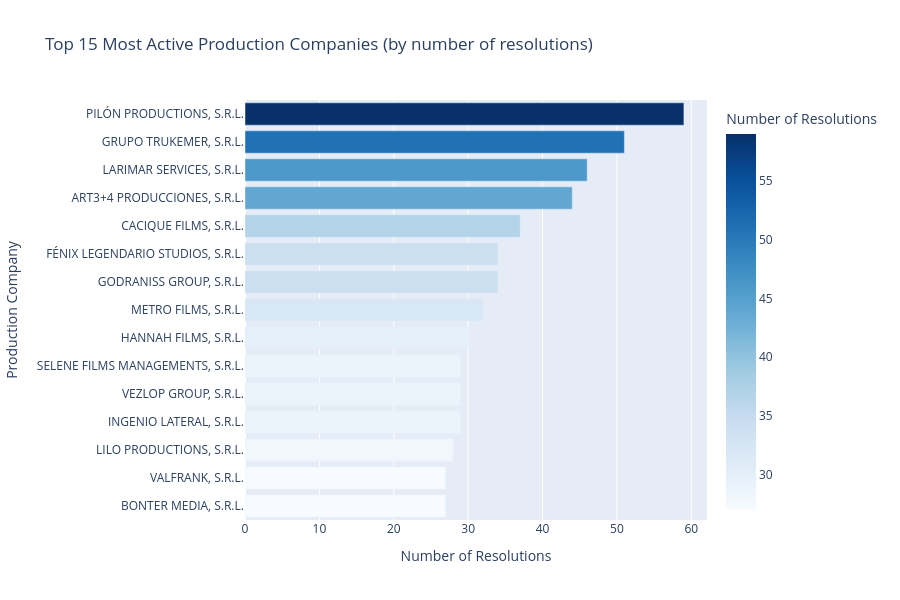

The cell this chart's notebook holds for it:
### Markdown cell above
## 7. Top Production Companies

Identifying the most active production companies in CIPAC resolutions.

### Code cell
# Top 15 production companies by number of resolutions
top_companies = df['local_company'].value_counts().head(15)

fig = px.bar(
    x=top_companies.values,
    y=top_companies.index,
    orientation='h',
    title='Top 15 Most Active Production Companies (by number of resolutions)',
    labels={'x': 'Number of Resolutions', 'y': 'Production Company', 'color': 'Number of Resolutions'},
    color=top_companies.values,
    color_continuous_scale='Blues'
)
fig.update_layout(yaxis={'categoryorder': 'total ascending'}, height=600)
fig.show()

### Figure 1 — Plotly figure (JSON) as saved in the notebook; plotly's stock layout.template omitted (floating-point values rounded to 4 significant figures)
{"data": [{"hovertemplate": "Number of Resolutions=%{marker.color}<br>Production Company=%{y}<extra></extra>", "legendgroup": "", "marker": {"color": [59, 51, 46, 44, 37, 34, 34, 32, 30, 29, 29, 29, 28, 27, 27], "coloraxis": "coloraxis", "pattern": {"shape": ""}}, "name": "", "orientation": "h", "showlegend": false, "textposition": "auto", "type": "bar", "x": [59, 51, 46, 44, 37, 34, 34, 32, 30, 29, 29, 29, 28, 27, 27], "xaxis": "x", "y": ["PILÓN PRODUCTIONS, S.R.L.", "GRUPO TRUKEMER, S.R.L.", "LARIMAR SERVICES, S.R.L.", "ART3+4 PRODUCCIONES, S.R.L.", "CACIQUE FILMS, S.R.L.", "GODRANISS GROUP, S.R.L.", "FÉNIX LEGENDARIO STUDIOS, S.R.L.", "METRO FILMS, S.R.L.", "HANNAH FILMS, S.R.L.", "INGENIO LATERAL, S.R.L.", "VEZLOP GROUP, S.R.L.", "SELENE FILMS MANAGEMENTS, S.R.L.", "LILO PRODUCTIONS, S.R.L.", "BONTER MEDIA, S.R.L.", "VALFRANK, S.R.L."], "yaxis": "y"}], "layout": {"barmode": "relative", "coloraxis": {"autocolorscale": false, "colorbar": {"title": {"text": "Number of Resolutions"}}, "colorscale": [[0, "rgb(247,251,255)"], [0.125, "rgb(222,235,247)"], [0.25, "rgb(198,219,239)"], [0.375, "rgb(158,202,225)"], [0.5, "rgb(107,174,214)"], [0.625, "rgb(66,146,198)"], [0.75, "rgb(33,113,181)"], [0.875, "rgb(8,81,156)"], [1, "rgb(8,48,107)"]]}, "height": 600, "legend": {"tracegroupgap": 0}, "title": {"text": "Top 15 Most Active Production Companies (by number of resolutions)"}, "xaxis": {"anchor": "y", "domain": [0, 1], "title": {"text": "Number of Resolutions"}}, "yaxis": {"anchor": "x", "categoryorder": "total ascending", "domain": [0, 1], "title": {"text": "Production Company"}}}}
